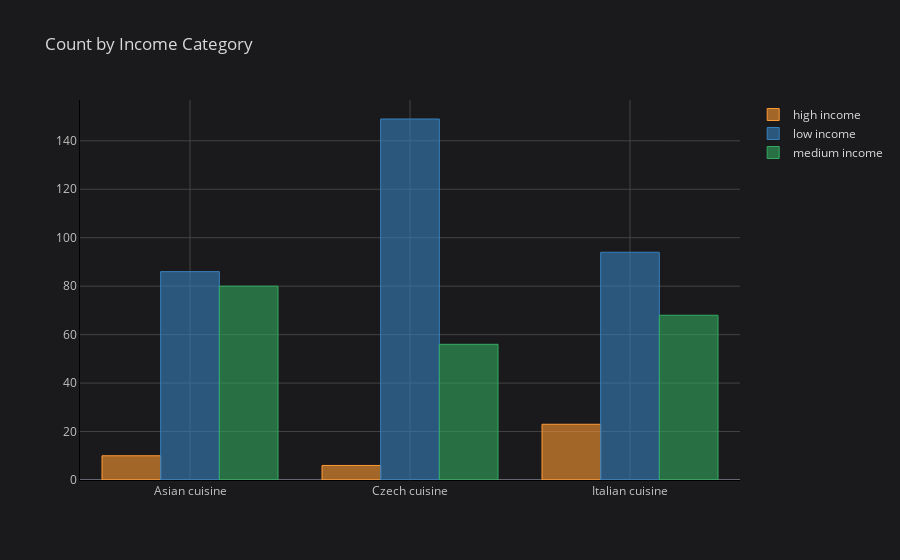

Notebook cell for this chart:
### Markdown cell above
## Visual Count by Income

### Code cell
stratification_graph = demography.groupby(by=['Favourite category', 'Stratification by income']).size().unstack()
stratification_graph.iplot(kind='bar', linecolor="black", title="Count by Income Category")

### Figure 1 — Plotly figure (JSON) as saved in the notebook; plotly's stock layout.template omitted (floating-point values rounded to 4 significant figures)
{"data": [{"marker": {"color": "rgba(255, 153, 51, 0.6)", "line": {"color": "rgba(255, 153, 51, 1.0)", "width": 1}}, "name": "high income", "orientation": "v", "text": "", "x": ["Asian cuisine", "Czech cuisine", "Italian cuisine"], "y": [10, 6, 23], "type": "bar"}, {"marker": {"color": "rgba(55, 128, 191, 0.6)", "line": {"color": "rgba(55, 128, 191, 1.0)", "width": 1}}, "name": "low income", "orientation": "v", "text": "", "x": ["Asian cuisine", "Czech cuisine", "Italian cuisine"], "y": [86, 149, 94], "type": "bar"}, {"marker": {"color": "rgba(50, 171, 96, 0.6)", "line": {"color": "rgba(50, 171, 96, 1.0)", "width": 1}}, "name": "medium income", "orientation": "v", "text": "", "x": ["Asian cuisine", "Czech cuisine", "Italian cuisine"], "y": [80, 56, 68], "type": "bar"}], "layout": {"legend": {"bgcolor": "#1A1A1C", "font": {"color": "#D9D9D9"}}, "paper_bgcolor": "#1A1A1C", "plot_bgcolor": "#1A1A1C", "title": {"font": {"color": "#D9D9D9"}, "text": "Count by Income Category"}, "xaxis": {"gridcolor": "#434343", "linecolor": "black", "showgrid": true, "tickfont": {"color": "#C2C2C2"}, "title": {"font": {"color": "#D9D9D9"}, "text": ""}, "zerolinecolor": "#666570"}, "yaxis": {"gridcolor": "#434343", "linecolor": "black", "showgrid": true, "tickfont": {"color": "#C2C2C2"}, "title": {"font": {"color": "#D9D9D9"}, "text": ""}, "zerolinecolor": "#666570"}}}
